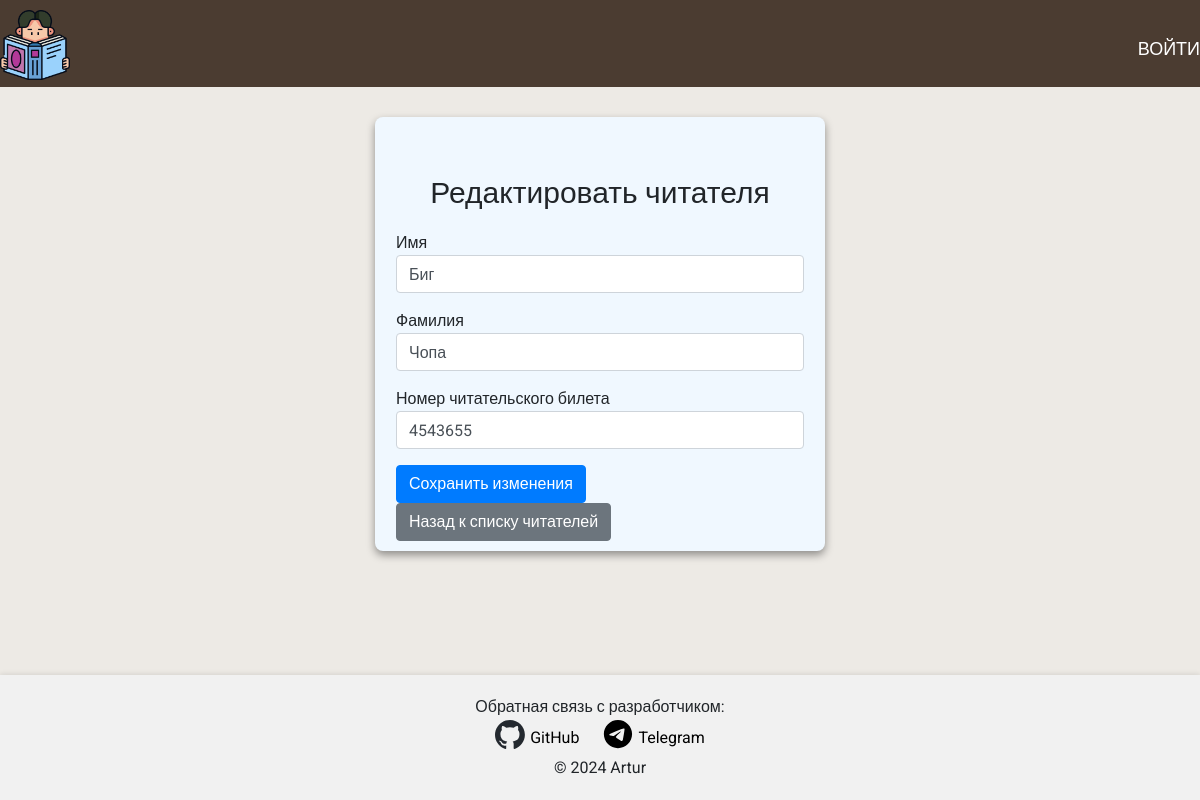
Before: /edit_reader/3 with the older database file.
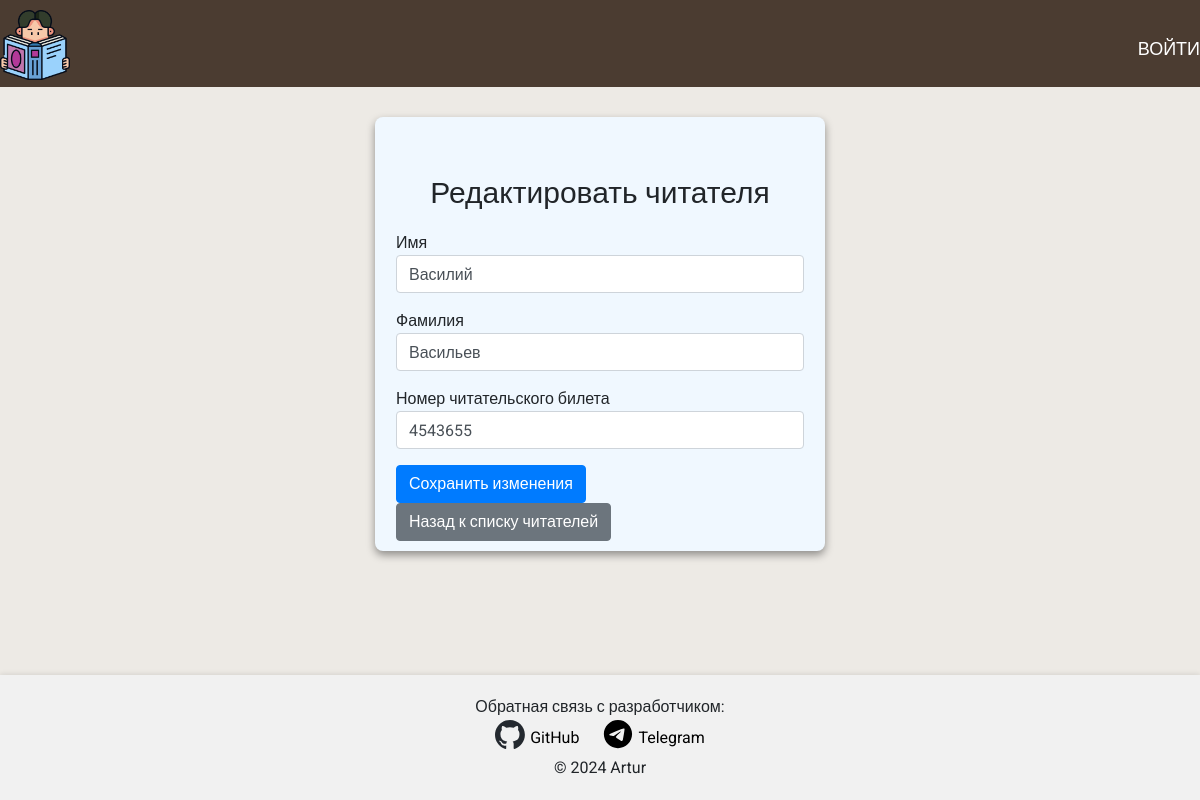
After: the same page with the newer database file.
### semestr_task/models.py (models this page shows, shortened)
class Reader(db.Model):
    __tablename__ = 'readers'
    id = db.Column(db.Integer, primary_key=True)
    first_name = db.Column(db.String(100), nullable=False)
    last_name = db.Column(db.String(100), nullable=False)
    card_number = db.Column(db.String(50), unique=True, nullable=False)

### app.py (the view, shortened to what this page needs)
@app.route('/edit_reader/<int:reader_id>', methods=['GET', 'POST'])
def edit_reader(reader_id):
    reader = Reader.query.get(reader_id)
    if not reader:
        flash('Читатель не найден.', 'danger')
        return redirect(url_for('readers'))
    form = ReaderForm(obj=reader)  # Предзаполняем форму данными Читателя
    return render_template('edit_reader.html', form=form, reader=reader)  # Показываем страницу редактирования

### semestr_task/forms.py
class ReaderForm(FlaskForm):
    first_name = StringField('Имя', validators=[DataRequired()])
    last_name = StringField('Фамилия', validators=[DataRequired()])
    card_number = IntegerField('Номер читательского билета', validators=[DataRequired()])
    submit = SubmitField('Сохранить')

### semestr_task/templates/edit_reader.html (shortened to what this page needs)
{% extends "base.html" %}
{% block content %}
<div class="edit-container">
    <div class="form-container">
        <div class="container mt-5">
            <h1>Редактировать читателя</h1>
            <form method="POST" action="">
                <div class="form-group">
                    <label for="first_name">Имя</label>
                    {{ form.first_name(class="form-control") }}
                </div>
                <div class="form-group">
                    <label for="last_name">Фамилия</label>
                    {{ form.last_name(class="form-control") }}
                </div>
                <div class="form-group">
                    <label for="last_name">Номер читательского билета</label>
                    {{ form.card_number(class="form-control") }}
                </div>
                <button type="submit" class="btn btn-primary">Сохранить изменения</button>
                <a href="{{ url_for('readers') }}" class="btn btn-secondary">Назад к списку читателей</a>
            </form>
        </div>
    </div>
</div>
{% endblock %}

### semestr_task/templates/base.html (shortened to what this page needs)
<!DOCTYPE html>
<html lang="en">
<head>
    <link rel="stylesheet" href="https://stackpath.bootstrapcdn.com/bootstrap/4.5.2/css/bootstrap.min.css">
    <link rel="stylesheet" href="https://cdnjs.cloudflare.com/ajax/libs/font-awesome/5.15.4/css/all.min.css">
    <link rel="stylesheet" href="{{ url_for('static', filename='css/styles.css') }}">
</head>
<body>
    <header>
        <div class="wrap">
            <div class="header-wrap">
                <a {% if current_user.is_authenticated %} href="{{url_for('index')}}" {% else %}  href="{{url_for('login')}}"{% endif %}>
                    <div class="header_logo">
                        <img src="/static/icons/icon.png" alt="book">
                    </div>
                </a>
                {% if current_user.is_authenticated %}
                    <nav>
                        <ul>
                            <li class="action-item">
                                <a href="#">Выдать</a>
                            </li>
                            <li class="action-item">
                                <a href="#">Забрать</a>
                            </li>
                            <div class="separator"></div>
                            <li>
                                <a href="{{url_for('books')}}">Книги</a>
                            </li>
                            <li>
                                <a href="{{url_for('readers')}}">Читатели</a>
                            </li>
                            <li>
                                <a href="#">Отчеты</a>
                            </li>
                            <div class="separator"></div>
                            <li>
                                <a href="{{url_for('logout')}}">Выйти</a>
                            </li>
                        </ul>
                    </nav>
                {% else %}
                    <a href="{{url_for('login')}}"><h1>Войти</h1></a>
                {% endif %}
            </div>
        </div>
    </header>
    <main>
        <div class="container">
            {% block content %}{% endblock %}
        </div>
    </main>
    <footer>
        <p>Обратная связь с разработчиком:</p>
        <a href="https://github.com/Animeshnik94" target="_blank">
            <div class="feedback-icon">
                <img src="/static/icons/github.svg" alt="GitHub">
            </div>
            <p>GitHub</p>
        </a>
        <a href="https://t.me/Artur32342" target="_blank">
            <div class="feedback-icon">
                <img src="/static/icons/telegram.svg" alt="Telegram">
            </div>
            <p>Telegram</p>
        </a>
        <p>&copy; 2024 Artur</p>
    </footer>
</body>
</html>

### semestr_task/static/css/styles.css (style rules this page uses)
html, body, div, span, applet, object, iframe, h1, h2, h3, h4, h5, h6, p, blockquote, pre, a, abbr, acronym, address, big, cite, code, del, dfn, em, img, ins, kbd, q, s, samp, small, strike, strong, sub, sup, tt, var, b, u, i, center, dl, dt, dd, ol, ul, li, fieldset, form, label, legend, table, caption, tbody, tfoot, thead, tr, th, td, article, aside, canvas, details, embed, figure, figcaption, footer, header, hgroup, menu, nav, output, ruby, section, summary, time, mark, audio, video { margin: 0; padding: 0; border: 0; font-size: 100%; vertical-align: baseline; }
article, aside, details, figcaption, figure, footer, header, hgroup, menu, nav, section, summary { display: block; }
h1, h2, h3, h4, h5, h6 { font-weight: normal; }
input { outline: 0; }
article, aside, details, figcaption, figure, footer, header, hgroup, main, nav, section, summary { display: block; }
body { margin: 0; padding-bottom: 130px; background-color: #EDEAE5; font-family: "Roboto", sans-serif; }
.container { margin: 0 auto; max-width: 1500px; }
.wrap { margin: 0 auto; max-width: 1350px; }
header { background-color: #4B3C31; }
header .header-wrap { display: flex; justify-content: space-between; align-items: center; padding-top: 10px; }
header .header-wrap a { font-size: 18px; text-transform: uppercase; color: white; }
header .header-wrap .header_logo { width: 70px; height: auto; }
header .header-wrap .header_logo img { max-width: 100%; height: auto; }
footer { position: fixed; left: 0; bottom: 0; width: 100%; background-color: #f1f1f1; padding: 20px; text-align: center; box-shadow: 0 -1px 5px rgba(0, 0, 0, 0.1); }
footer p { margin: 0; }
footer a { margin: 0 10px; text-decoration: none; color: #000; display: inline-flex; align-items: center; }
footer a .feedback-icon { width: 30px; height: auto; margin-right: 5px; }
footer a .feedback-icon img { width: 100%; height: auto; }
.edit-container { display: flex; justify-content: space-around; align-items: start; margin-top: 30px; }
.edit-container .form-container { width: 450px; padding: 10px 6px; background-color: #f0f8ff; border-radius: 8px; box-shadow: 0 4px 8px rgba(0, 0, 0, 0.4); }
.edit-container .form-container h1 { text-align: center; font-size: 30px; margin-bottom: 20px; }

Changed rows visible on the page:
changed Reader: first_name "Биг" → "Василий"; last_name "Чопа" → "Васильев"
